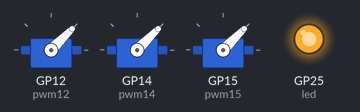
Recording of a program running on a simulated Raspberry Pi Pico running MicroPython. Shown: 3 × servo, output pins drawn as LEDs (lit = HIGH). Servo angles are drawn from the pulse width (0.5 ms = 0°, 2.5 ms = 180°); what the program prints to the serial console is not drawn.

Above: at 0.05 s.
At 1.5 s:
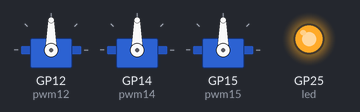
At 3.0 s:
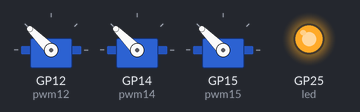
Timing chart, 0 to 3.5 s (numbered marks = the images above):
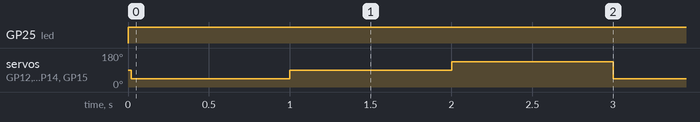

The program:

servo3.py
```python
from machine import Pin, PWM
import utime

MID = 1500000
MIN = 1000000
MAX = 2000000

led = machine.Pin("LED", machine.Pin.OUT)

pwm12 = PWM(Pin(12))
pwm14 = PWM(Pin(14))
pwm15 = PWM(Pin(15))

pwm12.freq(50)
pwm12.duty_ns(MID)

pwm14.freq(50)
pwm14.duty_ns(MID)

pwm15.freq(50)
pwm15.duty_ns(MID)


print("Starting")

while True:
    led.on()

    pwm12.duty_ns(MIN)
    pwm14.duty_ns(MIN)
    pwm15.duty_ns(MIN)
    utime.sleep(1)

    pwm12.duty_ns(MID)
    pwm14.duty_ns(MID)
    pwm15.duty_ns(MID)
    utime.sleep(1)

    pwm12.duty_ns(MAX)
    pwm14.duty_ns(MAX)
    pwm15.duty_ns(MAX)
    utime.sleep(1)
```

Measured:
- by itself, GP25 (led): LOW → HIGH at 0.00 s
- by itself, servo on GP12 (pwm12), servo on GP14 (pwm14), servo on GP15 (pwm15): repeats every 3.0 s: 90° 1.0 s, 135° 1.0 s, 45° 1.0 s
